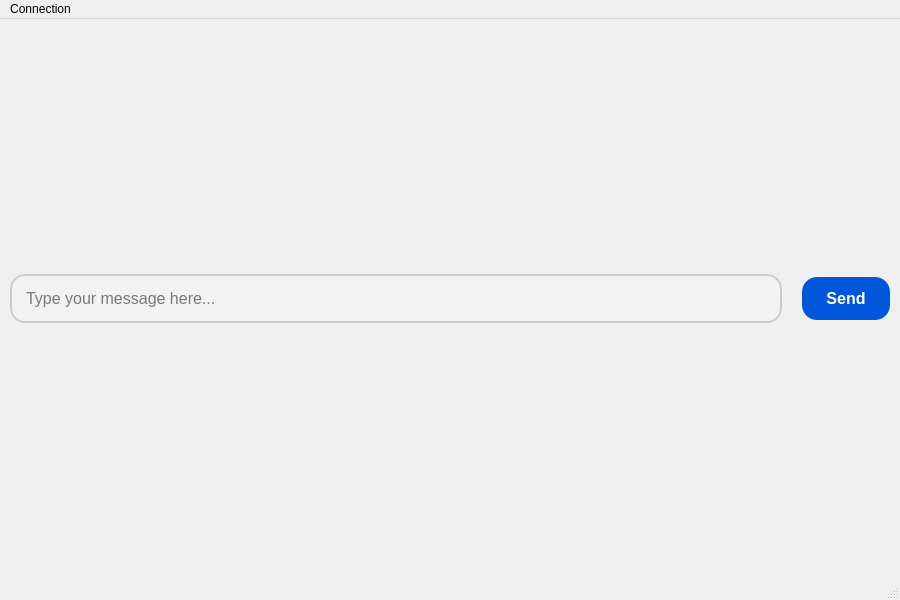
<?xml version="1.0" encoding="UTF-8"?>
<ui version="4.0">
 <class>MainWindow</class>
 <widget class="QMainWindow" name="MainWindow">
  <property name="geometry">
   <rect>
    <x>0</x>
    <y>0</y>
    <width>900</width>
    <height>600</height>
   </rect>
  </property>
  <property name="windowTitle">
   <string>Modern Chat</string>
  </property>
  <widget class="QWidget" name="centralWidget">
   <layout class="QVBoxLayout" name="verticalLayout">
    <property name="spacing">
     <number>10</number>
    </property>
    <property name="leftMargin">
     <number>10</number>
    </property>
    <property name="topMargin">
     <number>10</number>
    </property>
    <property name="rightMargin">
     <number>10</number>
    </property>
    <property name="bottomMargin">
     <number>10</number>
    </property>
    <item>
     <layout class="QHBoxLayout" name="messageLayout">
      <property name="spacing">
       <number>10</number>
      </property>
      <item>
       <widget class="QLineEdit" name="messageInput">
        <property name="styleSheet">
         <string>
          QLineEdit {
              background-color: #F2F2F2;
              border: 2px solid #CCCCCC;
              border-radius: 15px;
              padding: 12px;
              font-size: 16px;
          }
          QLineEdit:focus {
              border: 2px solid #0057D9;
          }
         </string>
        </property>
        <property name="placeholderText">
         <string>Type your message here...</string>
        </property>
       </widget>
      </item>
      <item>
       <widget class="QPushButton" name="sendButton">
        <property name="styleSheet">
         <string>
          QPushButton {
              background-color: #0057D9;
              color: white;
              border-radius: 15px;
              padding: 12px 24px;
              font-size: 16px;
              font-weight: bold;
              margin-left: 10px;
          }
          QPushButton:hover {
              background-color: #0042A0;
          }
          QPushButton:pressed {
              background-color: #002C6C;
          }
         </string>
        </property>
        <property name="text">
         <string>Send</string>
        </property>
       </widget>
      </item>
     </layout>
    </item>
   </layout>
  </widget>
  <widget class="QMenuBar" name="menuBar">
   <property name="geometry">
    <rect>
     <x>0</x>
     <y>0</y>
     <width>900</width>
     <height>26</height>
    </rect>
   </property>
   <widget class="QMenu" name="menuConnection">
    <property name="title">
     <string>Connection</string>
    </property>
    <addaction name="separator"/>
    <addaction name="actionExit"/>
   </widget>
   <addaction name="menuConnection"/>
  </widget>
  <widget class="QStatusBar" name="statusBar"/>
  <action name="actionConnect">
   <property name="text">
    <string>Connect</string>
   </property>
  </action>
  <action name="actionDisconnect">
   <property name="text">
    <string>Disconnect</string>
   </property>
  </action>
  <action name="actionExit">
   <property name="text">
    <string>Exit</string>
   </property>
  </action>
 </widget>
 <resources/>
 <connections/>
</ui>
